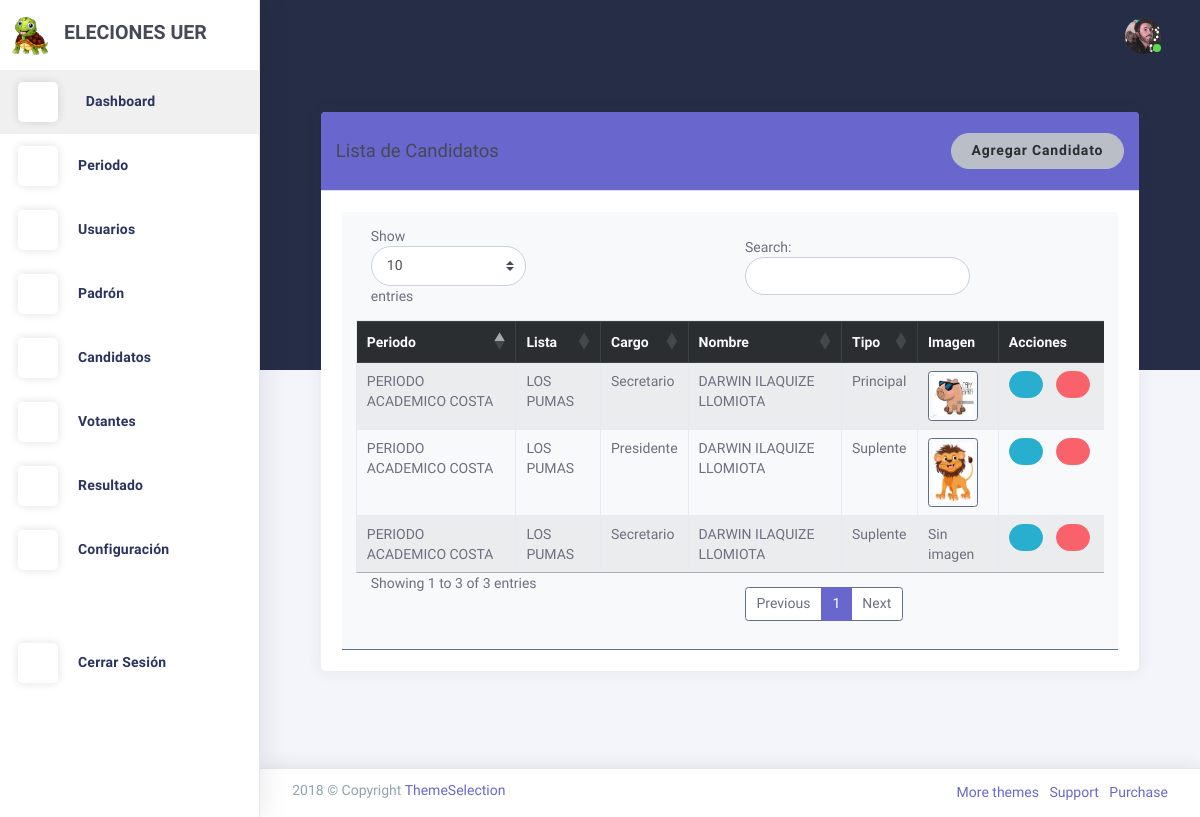
/candidatos/, run on an earlier commit of the app's database.
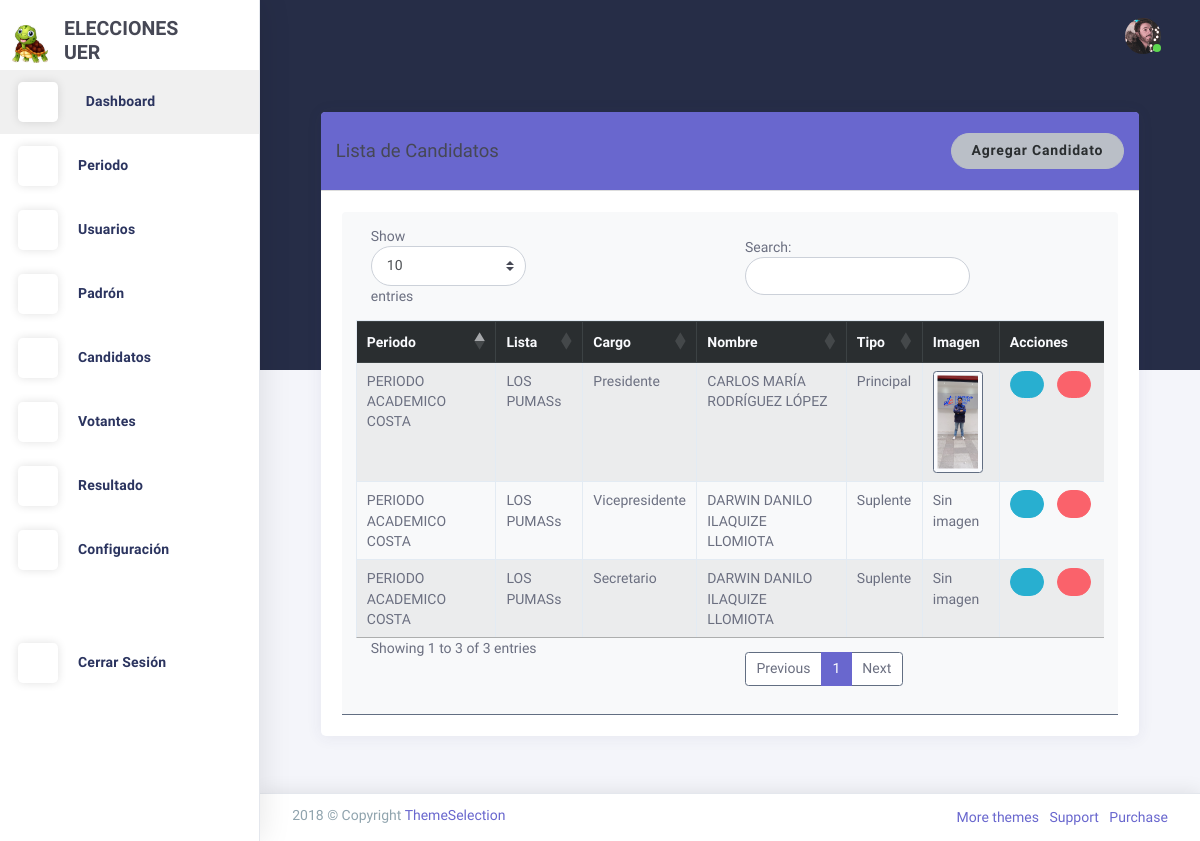
And on a later commit of the database.
### Aplicaciones/configuracion/models.py (models this page shows, shortened)
class LogoConfig(models.Model):
    logo_1 = models.ImageField(upload_to='logos/')
    logo_2 = models.ImageField(upload_to='logos/')
    iniciales = models.CharField(max_length=10)

### Aplicaciones/elecciones/models.py (models this page shows, shortened)
class Candidato(models.Model):
    nombre_candidato = models.CharField(max_length=100)
    lista = models.ForeignKey(Lista, on_delete=models.CASCADE)
    cargo = models.ForeignKey(Cargo, on_delete=models.CASCADE)
    periodo = models.ForeignKey(Periodo, on_delete=models.CASCADE)
    padron=models.ForeignKey(PadronElectoral, on_delete=models.CASCADE, null=True, blank=True)
    imagen = models.ImageField(upload_to='candidatos/', null=True, blank=True)

class Lista(models.Model):
    nombre_lista = models.CharField(max_length=100)
    frase = models.CharField(max_length=255, null=True, blank=True)
    imagen = models.ImageField(upload_to='listas/', null=True, blank=True)
    periodo = models.ForeignKey(Periodo, on_delete=models.CASCADE)
    color = models.CharField(max_length=20, default='azul', help_text='Color representativo de la lista (nombre o código hexadecimal)')

class Cargo(models.Model):
    nombre_cargo = models.CharField(max_length=100)
    descripcion = models.TextField(blank=True, null=True)
    periodo = models.ForeignKey(Periodo, on_delete=models.CASCADE)

### Aplicaciones/periodo/models.py (models this page shows, shortened)
class Periodo(models.Model):
    nombre = models.CharField(max_length=100, unique=True)
    fecha_inicio = models.DateField()
    fecha_fin = models.DateField()

### Aplicaciones/elecciones/views.py (the view)
# urls.py: path('candidatos/', views.listar_candidatos, name='listar_candidatos'),
def listar_candidatos(request):
    candidatos = Candidato.objects.select_related('lista', 'cargo', 'periodo').order_by('periodo__nombre', 'lista__nombre_lista')
    listas = Lista.objects.all()
    cargos = Cargo.objects.all()
    periodos = Periodo.objects.all()
    messages_list = [{'message': m.message, 'tags': m.tags} for m in messages.get_messages(request)]
    return render(request, 'candidatos/listarcandidatos.html', {
        'candidatos': candidatos,
        'listas': listas,
        'cargos': cargos,
        'periodos': periodos,
        'messages_json': json.dumps(messages_list)
    })

### Aplicaciones/configuracion/context_processors.py (called while the page is built)
def logo_config(request):
    return {'logo_config': LogoConfig.objects.first()}

### Aplicaciones/elecciones/templates/candidatos/listarcandidatos.html (shortened to what this page needs)
{% extends "plantilla.html" %}
{% load static %}
{% block contenido %}
<div class="container mt-3">
    <div class="card">
        <div class="card-header bg-primary text-white d-flex justify-content-between align-items-center py-2">
            <h4 class="mb-0">Lista de Candidatos</h4>
            <a href="{% url 'agregar_candidato' %}" class="btn btn-light">Agregar Candidato</a>
        </div>
        <div class="card-body">
            <div class="table-responsive">
                <table id="tablaCandidatos" class="table table-striped table-bordered dt-complex-header table-hover">
                    <thead class="thead-dark">
                        <tr>
                            <th>Periodo</th>
                            <th>Lista</th>
                            <th>Cargo</th>
                            <th>Nombre</th>
                            <th>Tipo</th>
                            <th>Imagen</th>
                            <th>Acciones</th>
                        </tr>
                    </thead>
                    <tbody>
                        {% for candidato in candidatos %}
                        <tr>
                            <td>{{ candidato.periodo.nombre }}</td>
                            <td>{{ candidato.lista.nombre_lista }}</td>
                            <td>{{ candidato.cargo.nombre_cargo }}</td>
                            <td>{{ candidato.nombre_candidato }}</td>
                            <td>
                                {% if forloop.counter0|divisibleby:3 %}
                                Principal
                                {% elif forloop.counter0|divisibleby:3|add:"1" %}
                                Suplente
                                {% else %}
                                Alterno
                                {% endif %}
                            </td>
                            <td>
                                {% if candidato.imagen %}
                                <img src="{{ candidato.imagen.url }}" alt="{{ candidato.nombre_candidato }}" class="img-thumbnail" style="max-width: 50px;">
                                {% else %}
                                <span class="text-muted">Sin imagen</span>
                                {% endif %}
                            </td>
                            <td>
                                <div class="btn-group" role="group">
                                    <div class="action-buttons d-flex">
                                        <a href="{% url 'editar_candidato' candidato.id %}" class="btn btn-info btn-sm mr-1">
                                            <i class="la la-edit"></i>
                                        </a>
                                        <button type="button" class="btn btn-danger btn-sm" data-toggle="modal" data-target="#eliminarModal{{ candidato.id }}">
                                            <i class="la la-trash"></i>
                                        </button>
                                    </div>
                                </div>
                            </td>
                        </tr>
                        {% empty %}
                        <tr>
                            <td colspan="7" class="text-center">No hay candidatos registrados</td>
                        </tr>
                        {% endfor %}
                    </tbody>
                </table>
            </div>
            </div>
        </div>
    </div>
</div>
{% endblock %}

### Aplicaciones/administracion/templates/plantilla.html (shortened to what this page needs)
{% load static %}
<!DOCTYPE html>
<html class="loading" lang="en" data-textdirection="ltr">
  <head>
    <link href="https://maxcdn.icons8.com/fonts/line-awesome/1.1/css/line-awesome.min.css" rel="stylesheet">
    <link rel="stylesheet" type="text/css" href="{% static 'plantillas/theme-assets/css/vendors.css' %}">
    <link rel="stylesheet" type="text/css" href="{% static 'plantillas/theme-assets/vendors/css/charts/chartist.css' %}">
    <link rel="stylesheet" type="text/css" href="{% static 'plantillas/theme-assets/css/app-lite.css' %}">
    <link rel="stylesheet" type="text/css" href="{% static 'plantillas/theme-assets/css/core/menu/menu-types/vertical-menu.css' %}">
    <link rel="stylesheet" type="text/css" href="{% static 'plantillas/theme-assets/css/core/colors/palette-gradient.css' %}">
    <link rel="stylesheet" type="text/css" href="{% static 'plantillas/theme-assets/css/pages/dashboard-ecommerce.css' %}">
    <link rel="stylesheet" href="https://cdnjs.cloudflare.com/ajax/libs/font-awesome/6.5.2/css/all.min.css">
    <link rel="stylesheet" href="{% static 'css/style.css' %}">
    <link href="https://cdn.jsdelivr.net/npm/bootstrap-fileinput@5.5.0/css/fileinput.min.css" rel="stylesheet">
    <link rel="stylesheet" href="https://cdn.jsdelivr.net/npm/izitoast@1.4.0/dist/css/iziToast.min.css">
    <link rel="stylesheet" href="https://cdn.datatables.net/1.11.5/css/jquery.dataTables.min.css">
    <link rel="stylesheet" href="https://cdn.datatables.net/1.11.5/css/dataTables.bootstrap4.min.css">
    <link rel="stylesheet" href="https://cdn.datatables.net/buttons/2.2.2/css/buttons.dataTables.min.css">
    <link rel="stylesheet" href="https://cdn.datatables.net/buttons/2.2.2/css/buttons.bootstrap4.min.css">
  </head>
  <body class="vertical-layout vertical-menu 2-columns menu-expanded fixed-navbar" data-open="click" data-menu="vertical-menu" data-color="bg-chartbg" data-col="2-columns">
    <nav class="header-navbar navbar-expand-md navbar navbar-with-menu navbar-without-dd-arrow fixed-top navbar-semi-light">
      <div class="navbar-wrapper">
        <div class="navbar-container content">
          <div class="collapse navbar-collapse show" id="navbar-mobile">
            <ul class="nav navbar-nav mr-auto float-left">
              <li class="nav-item d-none d-md-block"><a class="nav-link nav-link-expand" href="#"><i class="ficon ft-maximize"></i></a></li>
              <li class="nav-item dropdown navbar-search"><a class="nav-link dropdown-toggle hide" data-toggle="dropdown" href="#"><i class="ficon ft-search"></i></a>
              </li>
            </ul>
            <ul class="nav navbar-nav float-right">
              <li class="dropdown dropdown-language nav-item"><a class="dropdown-toggle nav-link" id="dropdown-flag" href="#" data-toggle="dropdown" aria-haspopup="true" aria-expanded="false"><i class="flag-icon flag-icon-us"></i></a>
              </li>
            </ul>
            <ul class="nav navbar-nav float-right">
              <li class="dropdown dropdown-notification nav-item"><a class="nav-link nav-link-label" href="#" data-toggle="dropdown"><i class="ficon ft-mail"></i></a>
              </li>
              <li class="dropdown dropdown-user nav-item"><a class="dropdown-toggle nav-link dropdown-user-link" href="#" data-toggle="dropdown"><span class="avatar avatar-online"><img src="{% static 'plantillas/theme-assets/images/portrait/small/avatar-s-19.png' %}" alt="avatar"><i></i></span></a>
              </li>
            </ul>
          </div>
        </div>
      </div>
    </nav>
    <div class="main-menu menu-fixed menu-light menu-accordion menu-shadow" data-scroll-to-active="true" alt="LOGO MENU"
         data-img="{% if logo_config and logo_config.logo_2 %}{{ logo_config.logo_2.url }}{% else %}{% static 'images/logo1.png' %}{% endif %}">
      <div class="navbar-header">
        <ul class="nav navbar-nav flex-row">
          <li class="nav-item mr-auto">
            <a class="navbar-brand" href="index.html">
              <img class="brand-logo" alt="LOGO FONDO"
                   src="{% if logo_config and logo_config.logo_1 %}{{ logo_config.logo_1.url }}{% else %}{% static 'images/logo1.png' %}{% endif %}"/>
              <h3 class="brand-text">
                {{ logo_config.iniciales|default:" " }}
              </h3>
            </a>
          </li>
        </ul>
      </div>
      <div class="main-menu-content">
        <ul class="navigation navigation-main" id="main-menu-navigation" data-menu="menu-navigation">
            <li class="active">
                <a href="{% url 'dashboard' %}"><i class="ft-home"></i>
                    <span class="menu-title" data-i18n="">Dashboard</span>
                </a>
            </li>
            <li class="nav-item">
              <a href="#"><i class="ft-bar-chart-2"></i><span class="menu-title" data-i18n="">Periodo</span></a>
            </li>
            <li class="nav-item">
              <a href="#"><i class="ft-users"></i><span class="menu-title" data-i18n="">Usuarios</span></a>
            </li>
            <li class="nav-item">
                <a href="#"><i class="ft-list"></i><span class="menu-title" data-i18n="">Padrón</span></a>
            </li>
            <li class="nav-item">
                <a href="#"><i class="ft-plus-circle"></i><span class="menu-title" data-i18n="">Candidatos</span></a>
            </li>
            <li class="nav-item">
                <a href="#"><i class="ft-check-circle"></i><span class="menu-title" data-i18n="">Votantes</span></a>
            </li>
            <li class="nav-item">
                <a href="#"><i class="ft-bar-chart-2"></i><span class="menu-title" data-i18n="">Resultado</span></a>
            </li>
            <li class="nav-item">
                  <a href="{% url 'configurar_logo' %}"><i class="ft-settings"></i><span class="menu-title" data-i18n="">Configuración</span></a>
            </li>
            <li class="nav-item mt-4">
              <a href="{% url 'agregarLogin' %}">
              <i class="ft-power"></i><span class="menu-title">Cerrar Sesión</span>
              </a>
          </li>
        </ul>
      </div>
      <div class="navigation-background"></div>
    </div>
    <div class="app-content content">
      <div class="content-wrapper">
        <div class="content-body">
          <div class="container">
            {% block contenido %}{% endblock %}
          </div>
        </div>
      </div>
    <footer class="footer footer-static footer-light navbar-border navbar-shadow">
      <div class="clearfix blue-grey lighten-2 text-sm-center mb-0 px-2">
        <span class="float-md-left d-block d-md-inline-block">2018  &copy; Copyright <a class="text-bold-800 grey darken-2" href="https://themeselection.com" target="_blank">ThemeSelection</a></span>
        <ul class="list-inline float-md-right d-block d-md-inline-blockd-none d-lg-block mb-0">
          <li class="list-inline-item"><a class="my-1" href="https://themeselection.com/" target="_blank"> More themes</a></li>
          <li class="list-inline-item"><a class="my-1" href="https://themeselection.com/support" target="_blank"> Support</a></li>
          <li class="list-inline-item"><a class="my-1" href="https://themeselection.com/products/chameleon-admin-modern-bootstrap-webapp-dashboard-html-template-ui-kit/" target="_blank"> Purchase</a></li>
        </ul>
      </div>
    </footer>
</body>
</html>

### sistema_voto_ue_riobamba/static/plantillas/theme-assets/css/core/menu/menu-types/vertical-menu.css (style rules this page uses)
body.vertical-layout.vertical-menu.menu-expanded .navbar-header { z-index: 999; float: left; width: 260px; }
body.vertical-layout.vertical-menu.menu-expanded .navbar .navbar-container { margin-left: 260px; }
body.vertical-layout.vertical-menu.menu-expanded .main-menu { width: 260px; -webkit-transition: 300ms ease all; -moz-transition: 300ms ease all; -o-transition: 300ms ease all; transition: 300ms ease all; -webkit-backface-visibility: hidden; -moz-backface-visibility: hidden; backface-visibility: hidden; }
body.vertical-layout.vertical-menu.menu-expanded .main-menu .navigation > li > a > i:before { font-size: 1.5rem; }
body.vertical-layout.vertical-menu.menu-expanded .main-menu .navigation > li > a > span { -webkit-transition: -webkit-transform .3s ease; -moz-transition: transform .3s ease, -moz-transform .3s ease; -o-transition: -o-transform .3s ease; transition: -webkit-transform .3s ease; transition: transform .3s ease; transition: transform .3s ease, -webkit-transform .3s ease, -moz-transform .3s ease, -o-transform .3s ease; }
body.vertical-layout.vertical-menu.menu-expanded .main-menu.menu-light .navigation > li > a > i { line-height: 40px; display: inline-block; width: 40px; height: 40px; margin-right: 20px; text-align: center; vertical-align: middle; border-radius: 12%; background: #fff; -webkit-box-shadow: 0 0 10px rgba(0, 0, 0, .12); box-shadow: 0 0 10px rgba(0, 0, 0, .12); }
body.vertical-layout.vertical-menu.menu-expanded .content, body.vertical-layout.vertical-menu.menu-expanded .footer { margin-left: 260px; }

### sistema_voto_ue_riobamba/static/plantillas/theme-assets/css/pages/dashboard-ecommerce.css (style rules this page uses)
.content .content-wrapper { padding-top: 0 !important; }

### sistema_voto_ue_riobamba/static/css/style.css (style rules this page uses)
.card-header { background-color: #f8f9fa; border-bottom: 1px solid #ddd; padding: 10px 15px; }
.action-buttons .btn { margin-right: 5px; font-size: 0.8rem; padding: 3px 8px; }
.btn { border-radius: 20px; padding: 8px 20px; font-size: 14px; font-weight: 600; }

### Aplicaciones/administracion/templates/plantilla.html (style rules this page uses)
.brand-text { display: flex; flex-direction: column; align-items: flex-start; line-height: 1.2; font-size: 1rem; white-space: normal; max-width: 150px; }
.navbar-brand { display: flex; align-items: center; gap: 10px; }
.brand-logo { max-width: 40px; height: auto; }

What changed in the data, as far as the page shows it:
removed Candidato: periodo.nombre "PERIODO ACADEMICO COSTA", lista.nombre_lista "LOS PUMAS", cargo.nombre_cargo "Secretario", nombre_candidato "DARWIN ILAQUIZE LLOMIOTA", shows "Principal", imagen (picture)
removed Candidato: periodo.nombre "PERIODO ACADEMICO COSTA", lista.nombre_lista "LOS PUMAS", cargo.nombre_cargo "Presidente", nombre_candidato "DARWIN ILAQUIZE LLOMIOTA", shows "Suplente", imagen (picture)
removed Candidato: periodo.nombre "PERIODO ACADEMICO COSTA", lista.nombre_lista "LOS PUMAS", cargo.nombre_cargo "Secretario", nombre_candidato "DARWIN ILAQUIZE LLOMIOTA", shows "Suplente", imagen "Sin imagen"
changed LogoConfig: iniciales "ELECIONES UER" → "ELECCIONES UER"
added Candidato: periodo.nombre "PERIODO ACADEMICO COSTA", lista.nombre_lista "LOS PUMASs", cargo.nombre_cargo "Presidente", nombre_candidato "CARLOS MARÍA RODRÍGUEZ LÓPEZ", shows "Principal", imagen (picture)
added Candidato: periodo.nombre "PERIODO ACADEMICO COSTA", lista.nombre_lista "LOS PUMASs", cargo.nombre_cargo "Vicepresidente", nombre_candidato "DARWIN DANILO ILAQUIZE LLOMIOTA", shows "Suplente", imagen "Sin imagen"
added Candidato: periodo.nombre "PERIODO ACADEMICO COSTA", lista.nombre_lista "LOS PUMASs", cargo.nombre_cargo "Secretario", nombre_candidato "DARWIN DANILO ILAQUIZE LLOMIOTA", shows "Suplente", imagen "Sin imagen"
